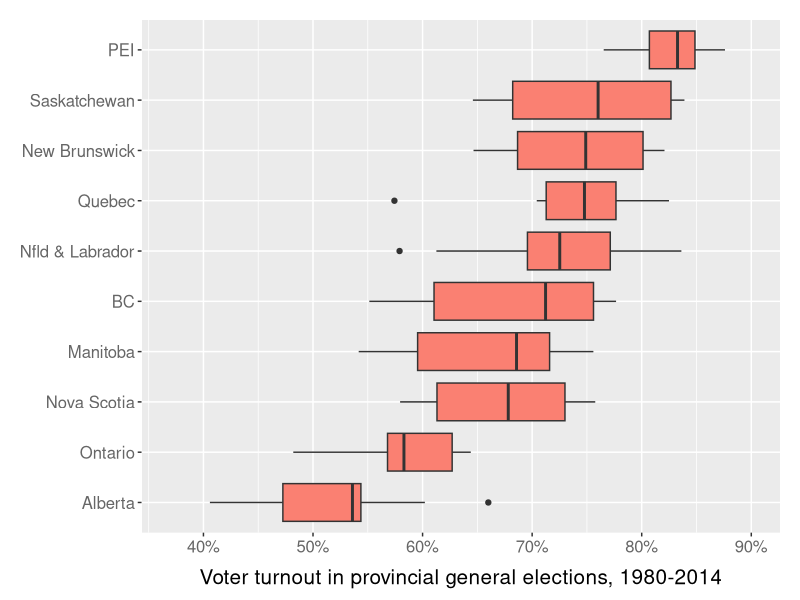

The R source for this figure:

## load libraries
library(ggplot2)
library(grid)
library(scales)

## read data
dat <- read.csv("../data/voter-turnout-by-prov-1980-to-2014.csv")
dat

## re-order provinces by median voter turnout
dat$province <- with(dat, reorder(province, percent.turnout, median))

## plot voter turnout by province
png("../figures/all-provs-1980-2014.png", height = 5, width = 6.5, units = "in", res = 300)
ggplot(dat, aes(province, percent.turnout)) +
       geom_boxplot(fill = "salmon") +
       coord_flip() +
       scale_y_continuous(limits=c(37, 90), labels = function(label) paste(label, "%", sep = "")) +
       xlab(NULL) +
       ylab("Voter turnout in provincial general elections, 1980-2014") +
       theme(axis.title.x = element_text(size = 15, vjust = -0.8),
             axis.text.x = element_text(size = 12, colour = "grey40"),
             axis.text.y = element_text(size = 12, colour = "grey40"),
             plot.margin = unit(c(5, 5, 5, 5), "mm"))
dev.off()